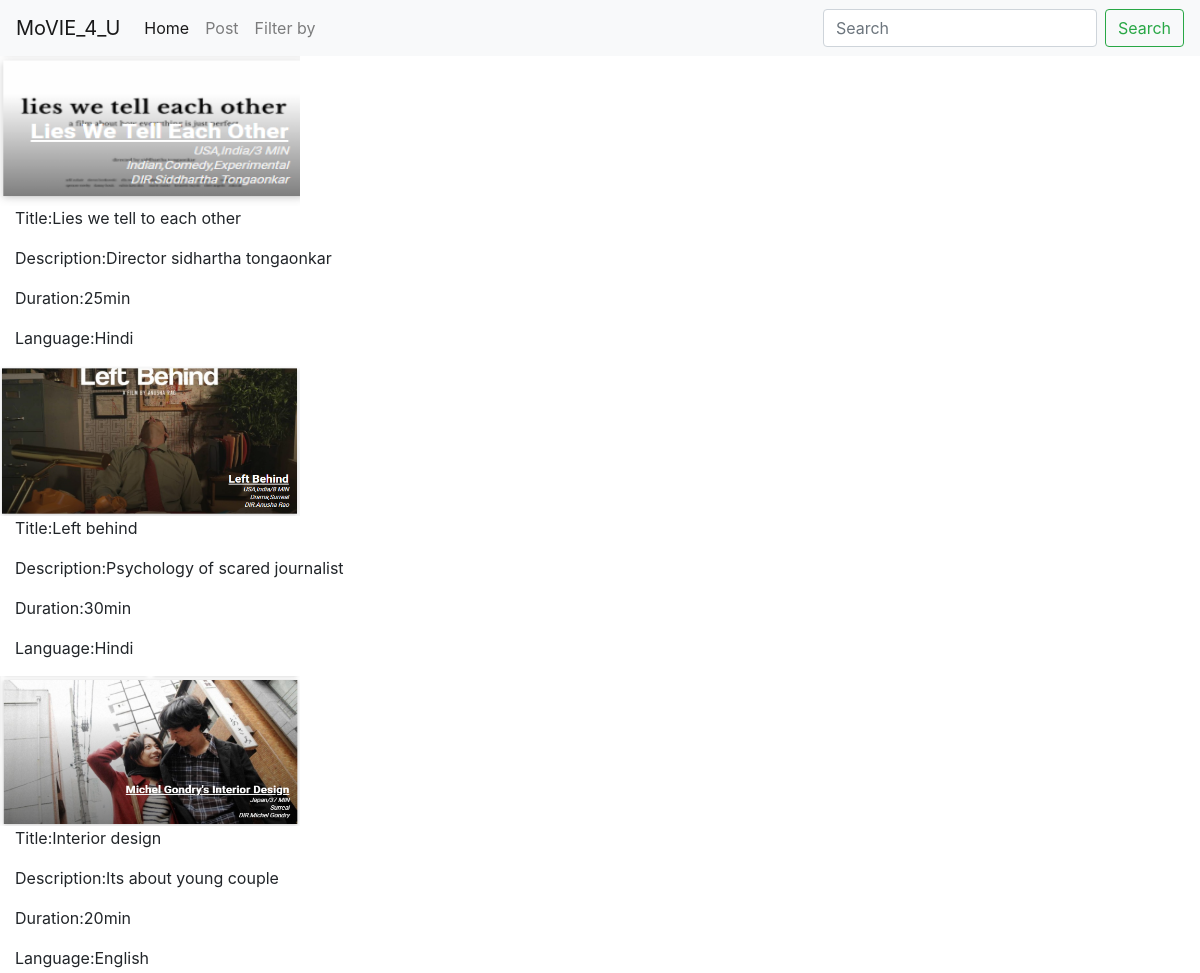
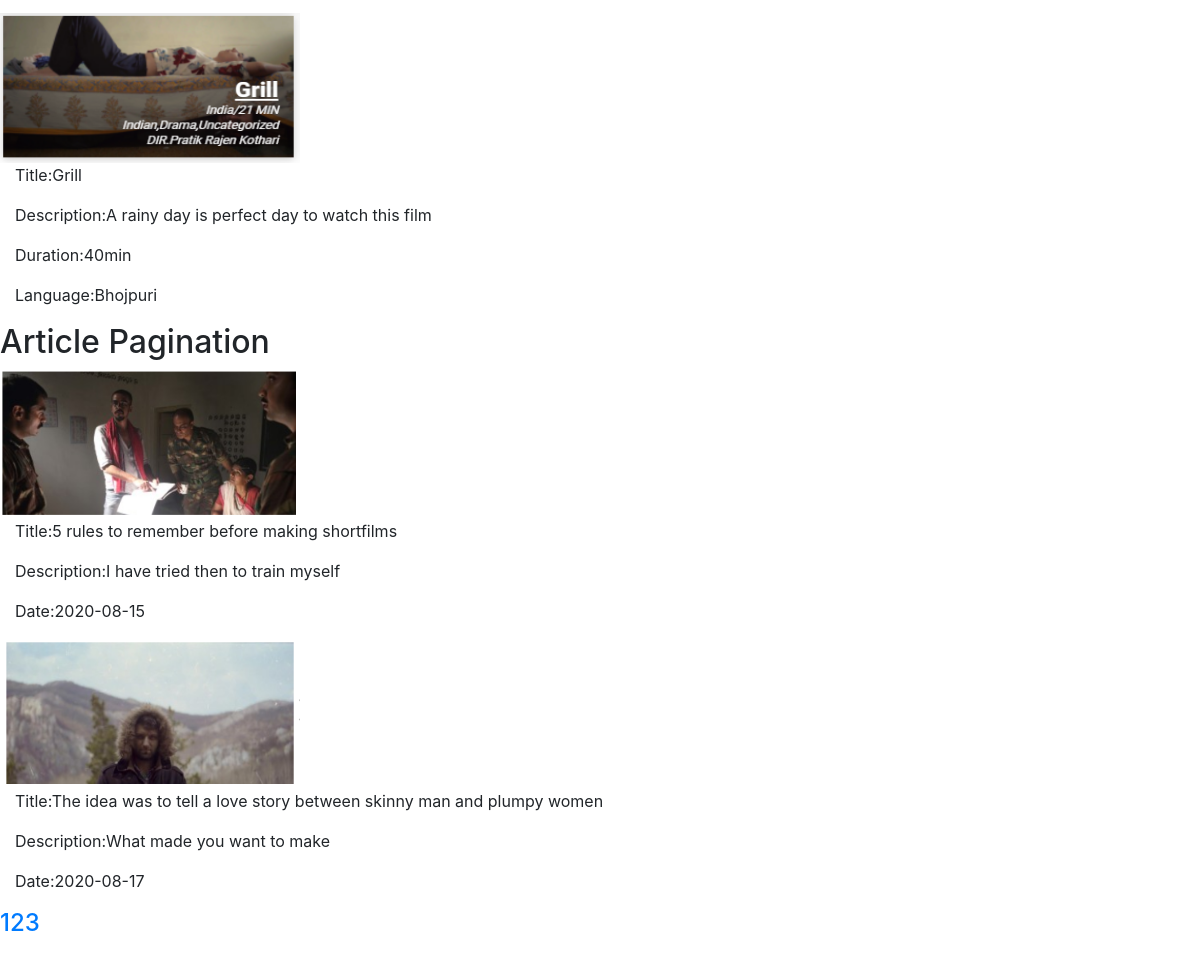
Page /admin/index.php?page=2 on the committed database (2 pictures, top to bottom).
### tables this page shows
CREATE TABLE `movietb` (
  `id` int(255) NOT NULL,
  `title` text NOT NULL,
  `description` text NOT NULL,
  `duration` varchar(255) NOT NULL,
  `language` text NOT NULL,
  `genre` text NOT NULL,
  `image` varchar(255) NOT NULL
);

CREATE TABLE `articletb` (
  `id` int(255) NOT NULL,
  `title` text NOT NULL,
  `description` text NOT NULL,
  `date` date NOT NULL,
  `image` varchar(50) NOT NULL
);

### admin/index.php (the view)
<?php
include "inc/head.php";
include "inc/nav.php";
include "inc/bottom.php";
include "db/db.php";
?>
<?php
if(isSet($_POST['searchButton'])){
    $search=$_POST['search'];
    $sql="SELECT * FROM movietb where title='$search'";
    $run =mysqli_query($con,$sql);
    while($row=mysqli_fetch_array($run)){
      echo "<div id='img_div'>";
echo "<img src='../image/".$row['image']."'>";
echo "</div>";
echo "<div id='col'>";
echo "<p>Title:".$row['title']."</p>";
echo "</div>";
echo "<div class='col'>";
echo "<p> Description:" .$row['description']."</p>";
echo "</div>";
echo "<div id='col'>";
echo "<p>Duration:".$row['duration']."</p>";
echo "</div>";
echo "<div id='col'>";
echo "<p>Language".$row['language']."</p>";
echo "</div>";
echo "<div id='col'>";
echo "<p>Genre:".$row['genre']."</p>";
echo "</div>";
    }
  }
else{
$sql="SELECT * FROM `movietb`";
$res=mysqli_query($con,$sql);
while($row=mysqli_fetch_array($res)){
echo "<div id='getImage'>";
echo "<img src='../image/" .$row['image']."'>";
echo "</div>";
echo "<div class='col'>";
echo "<p> Title:" .$row['title']."</p>";
echo "</div>";
echo "<div class='col'>";
echo "<p> Description:" .$row['description']."</p>";
echo "</div>";
echo "<div class='col'>";
echo "<p> Duration:" .$row['duration']."</p>";
echo "</div>";
echo "<div class='col'>";
echo "<p> Language:" .$row['language']."</p>";
echo "</div>";
}
};
echo "<h2> Article Pagination</h2>";
$limit=2;
if(isSet($_GET['page'])){
  $page=$_GET['page'];
}else{
  $page=1;
}
$offset=($page-1)*$limit;
$sql= "SELECT * FROM `articletb`LIMIT {$offset},{$limit}";
$result=mysqli_query($con,$sql);
while($row=mysqli_fetch_array($result)){
  echo "<div id='getImage'>";
  echo "<img src='../image/" .$row['image']."'>";
  echo "</div>";
  echo "<div class='col'>";
  echo "<p> Title:" .$row['title']."</p>";
  echo "</div>";
  echo "<div class='col'>";
  echo "<p> Description:" .$row['description']."</p>";
  echo "</div>";
  echo "<div class='col'>";
  echo "<p> Date:" .$row['date']."</p>";
  echo "</div>";
}
$sql1= "SELECT * FROM `articletb`";
$result1=mysqli_query($con,$sql1);
if(mysqli_num_rows($result1)>0){
  $total_records=mysqli_num_rows($result1);
  $total_page=ceil($total_records/ $limit);
  echo '<ul class="pagination admin-pagination">';
  for($i=1; $i <= $total_page; $i++){
    echo '<li><a href="index.php?page='.$i.'"><h4>' .$i. '</h4></a></li>';
  }
  echo '</ul>';
}
?>

### admin/inc/head.php (style rules this page uses)
img { vertical-align: middle; border-style: none; width: 300px; height: 150px; }

### rows in the picture
movietb: image (picture), title "Lies we tell to each other", description "Director sidhartha tongaonkar", duration "25min", language "Hindi"
movietb: image (picture), title "Left behind", description "Psychology of scared journalist", duration "30min", language "Hindi"
movietb: image (picture), title "Interior design", description "Its about young couple", duration "20min", language "English"
movietb: image (picture), title "Grill", description "A rainy day is perfect day to watch this film", duration "40min", language "Bhojpuri"
articletb: image (picture), title "5 rules to remember before making shortfilms", description "I have tried then to train myself", date "2020-08-15"
articletb: image (picture), title "The idea was to tell a love story between skinny man and plumpy women", description "What made you want to make", date "2020-08-17"
